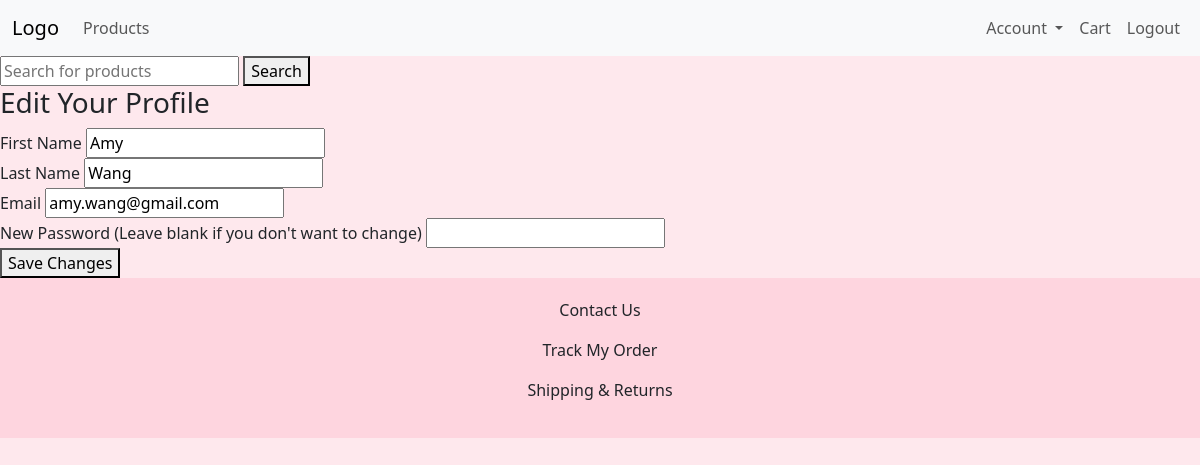
Screenshot of /user/edit (signed in) with the database file from the repository.
### models.py (models this page shows, shortened)
class User(db.Model):
    __tablename__ = 'users'  # Define table name in the database
    id = db.Column(db.Integer, primary_key=True)  # Primary key for user
    first_name = db.Column(db.String(50), nullable=False)  # User's first name
    last_name = db.Column(db.String(50), nullable=False)  # User's last name
    email = db.Column(db.String(100), unique=True, nullable=False)  # Unique email for user authentication
    password_hash = db.Column(db.String(128), nullable=False)  # Hashed password
    role = db.Column(db.String(10), default="user")  # User role (default: user)
    created_at = db.Column(db.DateTime, default=lambda: datetime.now(pytz.timezone('America/New_York')))  # Timestamp in NY timezone
    cart = db.relationship('Cart', back_populates='user', uselist=False)
    orders = db.relationship('Order', back_populates='user')
    @property
    def full_name(self):
        return f"{self.first_name} {self.last_name}"

### app.py (the view, shortened to what this page needs)
@app.route("/user/edit", methods=["GET", "POST"])
@login_required
def edit_profile():
    return render_template("edit.html")

### app.py (called while the page is built)
@login_manager.user_loader
def load_user(user_id):
    return User.query.get(int(user_id))

### templates/edit.html (shortened to what this page needs)
{% extends "layout.html" %}
{% block body %}
    <div class="edit_profile">
        <h3>Edit Your Profile</h3>
        <form method="POST" action="/user/edit">
            <div>
                <label for="first">First Name</label>
                <input type="text" name="first" value="{{ current_user.first_name}}" required>
            </div>
            <div>
                <label for="last">Last Name</label>
                <input type="text" name="last" value="{{ current_user.last_name }}" required>
            </div>
            <div>
                <label for="email">Email</label>
                <input type="email" name="email" value="{{ current_user.email }}" required>
            </div>
            <div>
                <label for="password">New Password (Leave blank if you don't want to change)</label>
                <input type="password" name="password">
            </div>
            <button type="submit">Save Changes</button>
        </form>
    </div>
{% endblock %}

### static/styles.css (style rules this page uses)
body { display: flex; flex-direction: column; height: 100vh; }

### rows the page displays
User: first "Amy", last "Wang", email "amy.wang@gmail.com"
